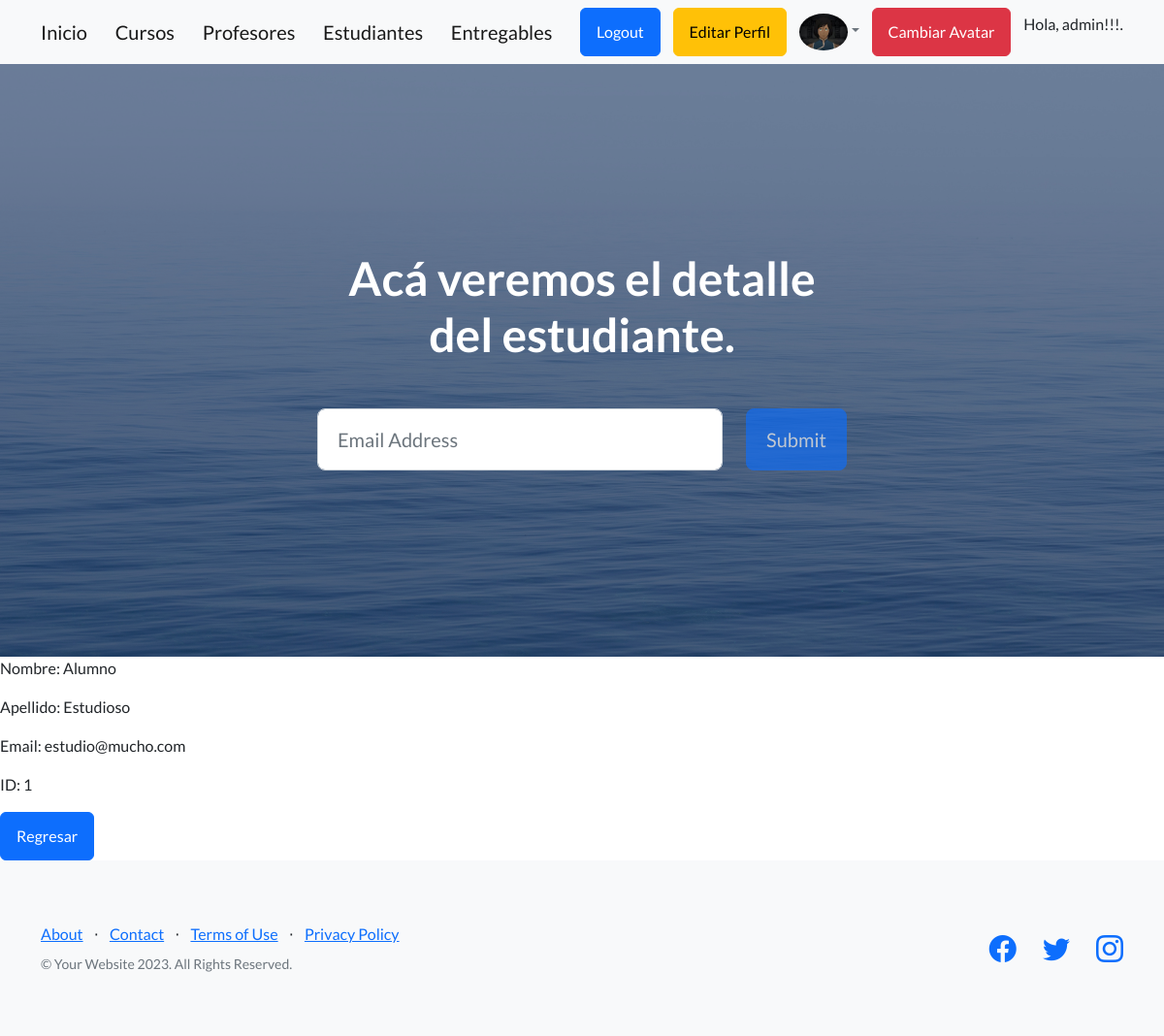
Page /AC/estudiantes/detalle/1 (signed in) on the committed database.
### AppCoder/models.py (models this page shows, shortened)
class Avatar(models.Model):
    user = models.ForeignKey(User, on_delete=models.CASCADE)
    imagen = models.ImageField(upload_to='avatares', null=True, blank = True)

class Estudiante(models.Model):
    nombre = models.CharField(max_length=30)
    apellido = models.CharField(max_length=30)
    email = models.EmailField()

### AppCoder/views.py (the view)
# urls.py: path("estudiantes/detalle/<int:pk>", EstudianteDetalle.as_view(), name="Detalle Estudiantes"),
class EstudianteDetalle(DetailView): #estudiante_detail.html
    model = Estudiante

### AppCoder/templates/AppCoder/estudiante_detail.html
{% extends "AppCoder/padre.html" %}
{% block titulo %}
Acá veremos el detalle del estudiante.
{% endblock %}
{% block formulario %}
<p>Nombre: {{object.nombre}}</p>
<p>Apellido: {{object.apellido}}</p>
<p>Email: {{object.email}}</p>
<p>ID: {{object.id}}</p>
<a class="btn btn-primary" href="{% url 'Ver Estudiantes' %}">Regresar</a>
{% endblock  %}

### AppCoder/templates/AppCoder/padre.html (shortened to what this page needs)
<!DOCTYPE html>
<html lang="en">
    <head>
        {% load static %}
        <link href="https://cdn.jsdelivr.net/npm/bootstrap-icons@1.5.0/font/bootstrap-icons.css" rel="stylesheet" type="text/css" />
        <link href="{% static 'AppCoder/css/styles.css' %}" rel="stylesheet" />
    </head>
    <body>
        <nav class="navbar navbar-light bg-light static-top">
            <div class="container">
                <a class="navbar-brand" href="{% url 'Inicio' %}">Inicio</a>
                <a class="navbar-brand" href="{% url 'VerCursos' %}">Cursos</a>
                <a class="navbar-brand" href="{% url 'VerProfes' %}">Profesores</a>
                <a class="navbar-brand" href="{% url 'VerEstudiantes' %}">Estudiantes</a>
                <a class="navbar-brand" href="{% url 'VerEntregas' %}">Entregables</a>
                {% if request.user.is_authenticated %}
                    <a class="btn btn-primary" href="{% url 'Logout' %}">Logout</a>
                    <a class="btn btn-warning" href="{% url 'EditarPerfil' %}">Editar Perfil</a>
                    {% if request.user.avatar_set.exists %}
                        <a class="nav-link dropdown-toggle text-muted waves-effect waves-dark pro-pic" href="" data-toggle="dropdown" aria-haspopup="true" aria-expanded="false"><img  src="{{ request.user.avatar_set.first.imagen.url }}" alt="Avatar de {{ request.user.username }}" class="rounded-circle" width="50"></a>
                        <a class="btn btn-danger" href="{% url 'AgregarAvatar' %}">Cambiar Avatar</a>
                    {% endif %}
                    <p class=”text-muted small mb-4 mb-lg-0”> Hola, {{user.username}}!!!.</p>
                {% else %}
                    <a class="btn btn-primary" href="{% url 'Login' %}">Login</a>
                    <a class="btn btn-primary" href="{% url 'Register' %}">Registrarse</a>
                {% endif %}
            </div>
        </nav>
        <header class="masthead">
            <div class="container position-relative">
                <div class="row justify-content-center">
                    <div class="col-xl-6">
                        <div class="text-center text-white">
                            <h1 class="mb-5">
                                {% block titulo %}
                                {% endblock %}
                            </h1>
                            <form class="form-subscribe" id="contactForm" data-sb-form-api-token="API_TOKEN">
                                <div class="row">
                                    <div class="col">
                                        <input class="form-control form-control-lg" id="emailAddress" type="email" placeholder="Email Address" data-sb-validations="required,email" />
                                    </div>
                                    <div class="col-auto"><button class="btn btn-primary btn-lg disabled" id="submitButton" type="submit">Submit</button></div>
                                </div>
                            </form>
                        </div>
                    </div>
                </div>
            </div>
        </header>
        {% block formulario %}{% endblock %}
        <footer class="footer bg-light">
            <div class="container">
                <div class="row">
                    <div class="col-lg-6 h-100 text-center text-lg-start my-auto">
                        <ul class="list-inline mb-2">
                            <li class="list-inline-item"><a href="#!">About</a></li>
                            <li class="list-inline-item">⋅</li>
                            <li class="list-inline-item"><a href="#!">Contact</a></li>
                            <li class="list-inline-item">⋅</li>
                            <li class="list-inline-item"><a href="#!">Terms of Use</a></li>
                            <li class="list-inline-item">⋅</li>
                            <li class="list-inline-item"><a href="#!">Privacy Policy</a></li>
                        </ul>
                        <p class="text-muted small mb-4 mb-lg-0">&copy; Your Website 2023. All Rights Reserved.</p>
                    </div>
                    <div class="col-lg-6 h-100 text-center text-lg-end my-auto">
                        <ul class="list-inline mb-0">
                            <li class="list-inline-item me-4">
                                <a href="#!"><i class="bi-facebook fs-3"></i></a>
                            </li>
                            <li class="list-inline-item me-4">
                                <a href="#!"><i class="bi-twitter fs-3"></i></a>
                            </li>
                            <li class="list-inline-item">
                                <a href="#!"><i class="bi-instagram fs-3"></i></a>
                            </li>
                        </ul>
                    </div>
                </div>
            </div>
        </footer>
    </body>
</html>

### rows in the picture
Estudiante: nombre "Alumno", apellido "Estudioso", email "estudio@mucho.com", id "1"

### other values in the picture
{{ user.username }} "admin"
